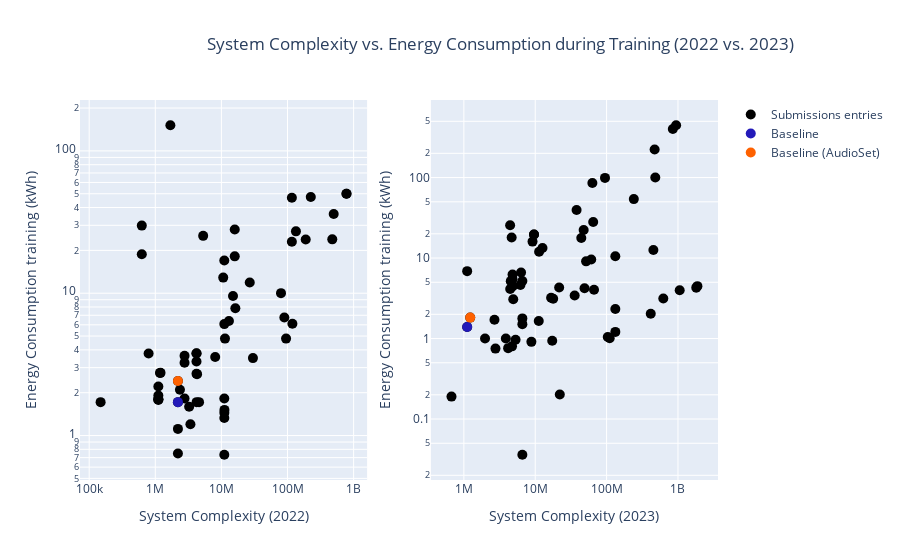

Write notebook code for a chart like this one.
### Code cell
# Plotting System Complexity Comparison for 2022 and 2023 - Energy Consumption during Training

# Set the scale type for the x and y axes
type_xaxes = 'log'
type_yaxes = 'log'

# Define labels for the x and y axes
x_axes_lab = 'System Complexity (2022)'
x_axes_lab_2 = 'System Complexity (2023)'
y_axes_lab = 'Energy Consumption training (kWh)'

# Specify the columns to consider from the dataframes
df_x = 'system_complexity'
df_y = 'energy_training'

# Define the title for the figure
title = f'System Complexity vs. Energy Consumption during Training (2022 vs. 2023)'
text = 'code'

# Call the scatter_compare function to create the comparison plot
scatter_compare(df_22, df_23, df_x, df_y, x_axes_lab, y_axes_lab, text, title, x_axes_lab_2=x_axes_lab_2, type_xaxes=type_xaxes, type_yaxes=type_yaxes, add_base=True, comp_22_23=True)

### Figure 1 — Plotly figure (JSON) as saved in the notebook; plotly's stock layout.template omitted (floating-point values rounded to 4 significant figures)
{"data": [{"marker": {"color": "black", "size": 10}, "mode": "markers", "name": "Submissions entries", "text": ["Zhang_UCAS_task4_2", "Zhang_UCAS_task4_3", "Zhang_UCAS_task4_4", "Liu_NSYSU_task4_2", "Liu_NSYSU_task4_3", "Huang_NSYSU_task4_1", "Liu_NSYSU_task4_4", "Suh_ReturnZero_task4_2", "Suh_ReturnZero_task4_3", "Liu_SRCN_task4_2", "Liu_SRCN_task4_4", "Liu_SRCN_task4_3", "Kim_LGE_task4_1", "Ryu_Deeply_task4_1", "Ryu_Deeply_task4_2", "Giannakopoulos_UNIPI_task4_2", "KIM_HYU_task4_2", "KIM_HYU_task4_4", "KIM_HYU_task4_1", "KIM_HYU_task4_3", "Baseline", "Dinkel_XiaoRice_task4_2", "Hao_UNISOC_task4_3", "Khandelwal_FMSG-NTU_task4_1", "Khandelwal_FMSG-NTU_task4_2", "Khandelwal_FMSG-NTU_task4_3", "Khandelwal_FMSG-NTU_task4_4", "deBenito_AUDIAS_task4_4", "deBenito_AUDIAS_task4_1", "Li_WU_task4_4", "Li_WU_task4_2", "Li_WU_task4_3", "Li_WU_task4_1", "Kim_GIST_task4_3", "Kim_GIST_task4_4", "Ebbers_UPB_task4_4", "Ebbers_UPB_task4_2", "Ebbers_UPB_task4_1", "Ebbers_UPB_task4_3", "Xu_SRCB-BIT_task4_2", "Xu_SRCB-BIT_task4_3", "Xu_SRCB-BIT_task4_4", "Nam_KAIST_task4_SED_2", "Blakala_SRPOL_task4_3", "Blakala_SRPOL_task4_1", "Blakala_SRPOL_task4_2", "Li_USTC_task4_SED_1", "Li_USTC_task4_SED_4", "He_BYTEDANCE_task4_4", "He_BYTEDANCE_task4_1", "Li_ICT-TOSHIBA_task4_2", "Li_ICT-TOSHIBA_task4_4", "Baseline (AudioSet)", "Kim_CAUET_task4_1", "Kim_CAUET_task4_2", "Kim_CAUET_task4_3", "Li_XJU_task4_1", "Li_XJU_task4_3", "Li_XJU_task4_4", "Li_XJU_task4_2"], "type": "scatter", "x": [11325746, 4282496, 2359672, 3251508, 16257540, 14973876, 13006032, 116400000, 116400000, 89500000, 79700000, 11061000, 11061000, 625000, 625000, 4213258, 1112420, 1112420, 1112420, 1112420, 2200000, 148852, 4590228, 2770884, 118567907, 2770884, 2770884, 10659182, 15911270, 475547380, 29986148, 95109476, 1112420, 1691694, 792228, 134119060, 499812480, 779623240, 780237640, 11066748, 11117798, 11081958, 11061468, 1200000, 1177663, 5300000, 26842020, 8052606, 15919068, 11061468, 224997445, 188469803, 2200000, 3400000, 2200000, 2200000, 4200000, 4200000, 4200000, 4200000], "xaxis": "x", "y": [4.8, 2.7, 2.1, 1.593, 7.846, 9.564, 6.372, 22.99, 46.89, 6.751, 10.01, 0.733, 17, 29.85, 18.78, 1.717, 1.78, 1.8, 1.91, 1.8, 1.717, 1.717, 1.717, 1.82, 6.1, 3.25, 3.63, 12.87, 18.16, 23.9, 3.5, 4.8, 2.21, 151.4, 3.768, 27.2, 36, 50, 50, 1.823, 1.514, 1.446, 1.327, 2.758, 2.755, 25.3, 11.88, 3.564, 28.07, 6.067, 47.42, 23.85, 2.418, 1.201, 1.114, 0.748, 2.718, 3.791, 3.317, 3.771], "yaxis": "y"}, {"marker": {"color": "#231AB9", "size": 10}, "mode": "markers", "name": "Baseline", "text": "Baseline", "type": "scatter", "x": [2200000], "xaxis": "x", "y": [1.717], "yaxis": "y"}, {"marker": {"color": "#FE6100", "size": 10}, "mode": "markers", "name": "Baseline (AudioSet)", "text": "Baseline (AudioSet)", "type": "scatter", "x": [2200000], "xaxis": "x", "y": [2.418], "yaxis": "y"}, {"marker": {"color": "black", "size": 10}, "mode": "markers", "showlegend": false, "text": ["Baseline_task4a_1", "Baseline_task4a_2", "Li_USTC_task4a_5", "Li_USTC_task4a_7", "Liu_NSYSU_task4a_3", "Liu_NSYSU_task4a_4", "Lee_CAUET_task4a_1", "Lee_CAUET_task4a_2", "Cheimariotis_DUTH_task4a_1", "Cheimariotis_DUTH_task4a_2", "Chen_CHT_task4a_1", "Chen_CHT_task4a_2", "Xiao_FMSG_task4a_1", "Xiao_FMSG_task4a_2", "Xiao_FMSG_task4a_3", "Xiao_FMSG_task4a_4", "Guan_HIT_task4a_3", "Wang_XiaoRice_task4a_1", "Zhang_IOA_task4a_5", "Zhang_IOA_task4a_6", "Zhang_IOA_task4a_7", "Wu_NCUT_task4a_1", "Barahona_AUDIAS_task4a_1", "Barahona_AUDIAS_task4a_3", "Gan_NCUT_task4a_1", "Liu_SRCN_task4a_4", "Kim_GIST-HanwhaVision_task4a_1", "Kim_GIST-HanwhaVision_task4a_2", "Kim_GIST-HanwhaVision_task4a_3", "Wenxin_TJU_task4a_5", "Wenxin_TJU_task4a_7", "Li_USTC_task4a_1", "Li_USTC_task4a_2", "Liu_NSYSU_task4a_1", "Liu_NSYSU_task4a_2", "Liu_NSYSU_task4a_5", "Chen_CHT_task4a_3", "Chen_CHT_task4a_4", "Xiao_FMSG_task4a_5", "Xiao_FMSG_task4a_6", "Xiao_FMSG_task4a_7", "Xiao_FMSG_task4a_8", "Guan_HIT_task4a_1", "Guan_HIT_task4a_2", "Guan_HIT_task4a_5", "Wang_XiaoRice_task4a_2", "Wang_XiaoRice_task4a_3", "Zhang_IOA_task4a_1", "Zhang_IOA_task4a_2", "Zhang_IOA_task4a_3", "Wu_NCUT_task4a_2", "Barahona_AUDIAS_task4a_5", "Barahona_AUDIAS_task4a_7", "Gan_NCUT_task4a_2", "Gan_NCUT_task4a_3", "Liu_SRCN_task4a_1", "Liu_SRCN_task4a_2", "Liu_SRCN_task4a_3", "Kim_GIST-HanwhaVision_task4a_4", "Kim_GIST-HanwhaVision_task4a_5", "Kim_GIST-HanwhaVision_task4a_6", "Wenxin_TJU_task4a_1", "Wenxin_TJU_task4a_2", "Wenxin_TJU_task4a_3"], "type": "scatter", "x": [1112420, 1227236, 103884000, 2684000, 6600000, 22100000, 6200000, 6600000, 6600000, 6600000, 4920104, 6329384, 2770884, 8832068, 4729412, 4171844, 4460124, 671000, 11325746, 9160520, 4670390, 17307000, 1112420, 12637170, 11200000, 5300000, 4542556, 4804956, 4804956, 47700000, 44200000, 623304000, 415536000, 132600000, 132600000, 110500000, 37976304, 94940760, 21629908, 51596456, 16687376, 60916904, 17840496, 35680992, 49061364, 3873000, 1979000, 240652180, 64870560, 481304360, 66637000, 4449680, 63185850, 132500000, 452500000, 1804800000, 1057200000, 1872000000, 4804956, 9609912, 9609912, 942000000, 471000000, 847800000], "xaxis": "x2", "y": [1.39, 1.821, 1.046, 1.71, 0.036, 0.202, 4.617, 5.176, 1.51, 1.78, 3.07, 6.6, 0.75, 0.91, 0.8, 0.76, 4.128, 0.19, 12, 16, 18, 0.939, 6.88, 13.3, 1.653, 0.968, 5.166, 6.234, 5.47, 22.33, 17.77, 3.139, 2.03, 2.326, 1.21, 1.008, 39.6, 99.0, 4.3, 9.1, 3.212, 9.6, 3.128, 3.428, 4.21, 1, 1, 54, 28, 100, 4.047, 25.51, 85.47, 10.52, 12.62, 4.29, 3.975, 4.475, 4.435, 19.66, 19.66, 446.6, 223.3, 401.9], "yaxis": "y2"}, {"marker": {"color": "#231AB9", "size": 10}, "mode": "markers", "showlegend": false, "text": "Baseline", "type": "scatter", "x": [1112420], "xaxis": "x2", "y": [1.39], "yaxis": "y2"}, {"marker": {"color": "#FE6100", "size": 10}, "mode": "markers", "showlegend": false, "text": "Baseline (AudioSet)", "type": "scatter", "x": [1227236], "xaxis": "x2", "y": [1.821], "yaxis": "y2"}], "layout": {"autosize": true, "title": {"text": "System Complexity vs. Energy Consumption during Training (2022 vs. 2023)", "x": 0.23}, "xaxis": {"anchor": "y", "autorange": true, "domain": [0, 0.45], "range": [4.888, 9.177], "title": {"text": "System Complexity (2022)"}, "type": "log"}, "xaxis2": {"anchor": "y2", "autorange": true, "domain": [0.55, 1], "range": [5.563, 9.536], "title": {"text": "System Complexity (2023)"}, "type": "log"}, "yaxis": {"anchor": "x", "autorange": true, "domain": [0, 1], "range": [-0.371, 2.416], "title": {"text": "Energy Consumption training (kWh)"}, "type": "log"}, "yaxis2": {"anchor": "x2", "autorange": true, "domain": [0, 1], "range": [-1.861, 3.067], "title": {"text": "Energy Consumption training (kWh)"}, "type": "log"}}}
